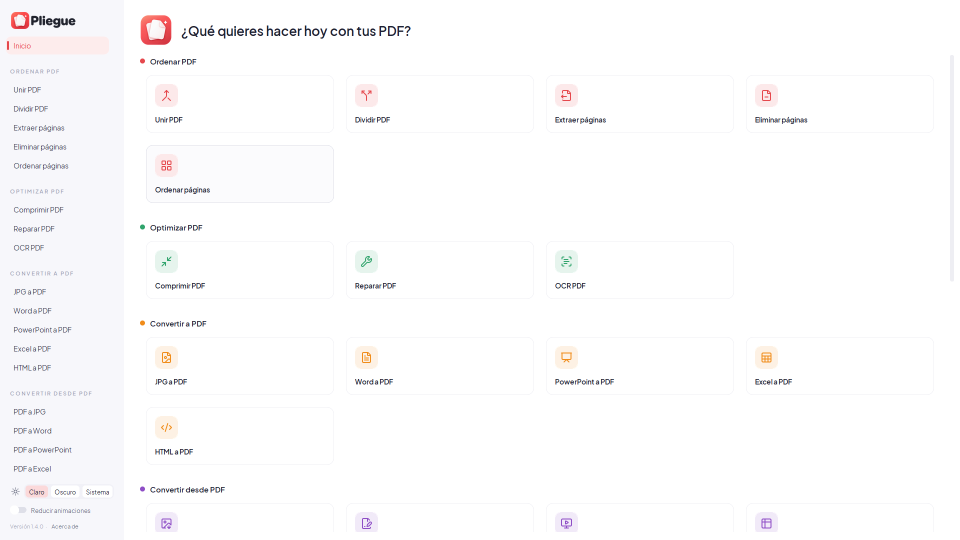
#> input picture store_listing/capturas/01-inicio-claro.png, 1920 x 1080 px, given in place of logo_wordmark.png, which was not available (shown at 1/2 size)
$ python make_splash.py
#> lines starting #> are read from the running program, lines starting #| are printed output that depends on the picture; pictures that were not available may be replaced by others from this repository, and a replacement may not be noted
"""Genera assets/splash.png: la pantalla de carga que muestra el exe (PyInstaller --splash)
desde el primer instante, mientras Python arranca. Logo + "Cargando…"."""
from pathlib import Path

from PIL import Image, ImageDraw, ImageFont

ROOT = Path(__file__).resolve().parent.parent
W, H = 420, 240


def main() -> None:
    card = Image.new("RGB", (W, H), "#FFFFFF")
#> card: PIL image 420x240 RGB; every value is 255
    draw = ImageDraw.Draw(card)
    draw.rectangle((0, 0, W - 1, H - 1), outline="#E3E5EC")
    wordmark = Image.open(ROOT / "assets" / "logo_wordmark.png").convert("RGBA")
    width = 250
    wordmark = wordmark.resize((width, round(wordmark.height * width / wordmark.width)), Image.LANCZOS)
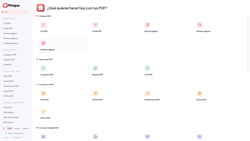
#> wordmark: PIL image 250x141 RGBA; mean R, G, B, A 251.8, 251.3, 251.9, 255
    card.paste(wordmark, ((W - width) // 2, 62), wordmark)
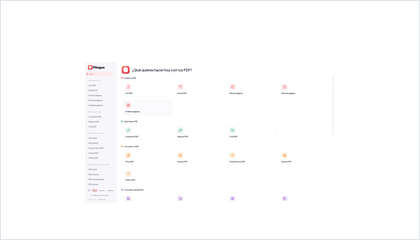
#> card: PIL image 420x240 RGB; mean R, G, B 253.5, 253.4, 253.7
    font_path = ROOT / "assets" / "fonts" / "PlusJakartaSans-Regular.ttf"
    if not font_path.exists():
        font_path = ROOT / "assets" / "fonts" / "Inter-Regular.ttf"
    font = ImageFont.truetype(str(font_path), 15)
    text = "Cargando…"
    box = draw.textbbox((0, 0), text, font=font)
#> box = (0, 3, 87, 17)
    draw.text(((W - (box[2] - box[0])) // 2, 172), text, font=font, fill="#6B7084")
    out = ROOT / "assets" / "splash.png"
    card.save(out)
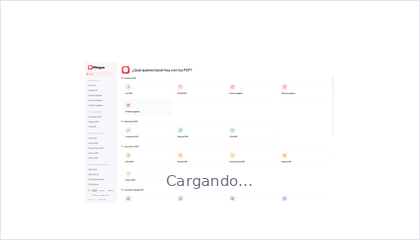
#> saved as splash.png: PIL image 420x240 RGB; mean R, G, B 253.2, 253, 253.4
    print(out)


if __name__ == "__main__":
    main()

$ run again, on store_listing/capturas/02-editor-claro.png
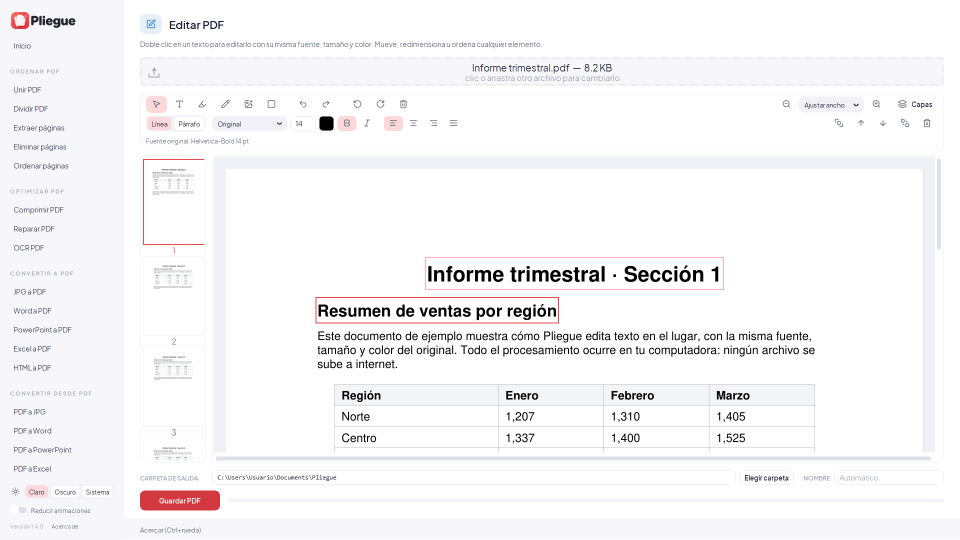
#> input picture store_listing/capturas/02-editor-claro.png, 1920 x 1080 px, given in place of logo_wordmark.png, which was not available (shown at 1/2 size)
#> in main, `card.paste(wordmark, ((W - width) // 2, 62), wordmark)`:
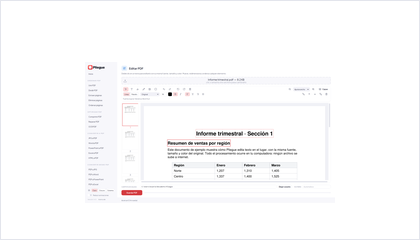
#> card: PIL image 420x240 RGB; mean R, G, B 251.8, 251.5, 252.1
#> box = (0, 3, 87, 17)
#> in main, `card.save(out)`:
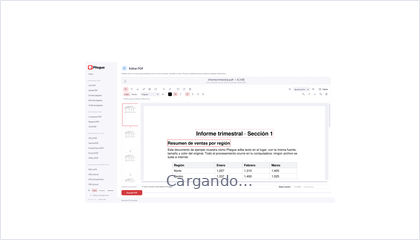
#> saved as splash.png: PIL image 420x240 RGB; mean R, G, B 251.4, 251.2, 251.8
